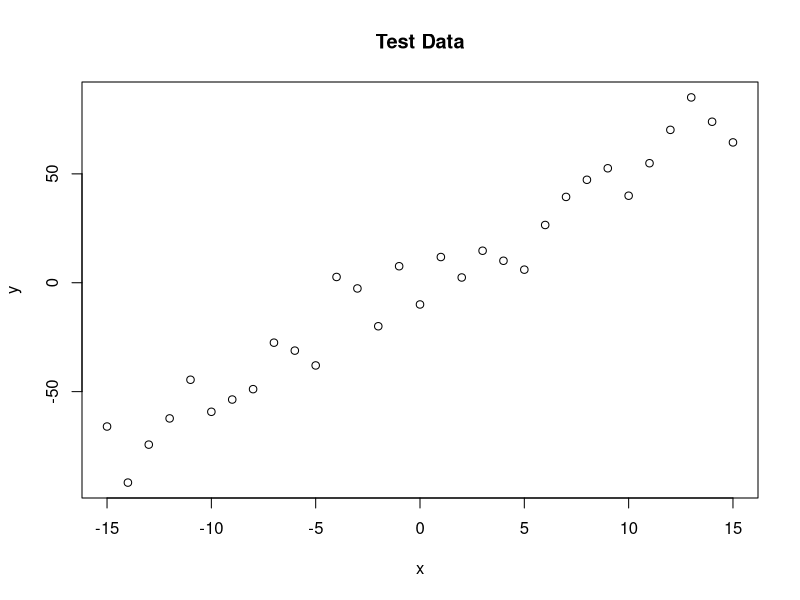
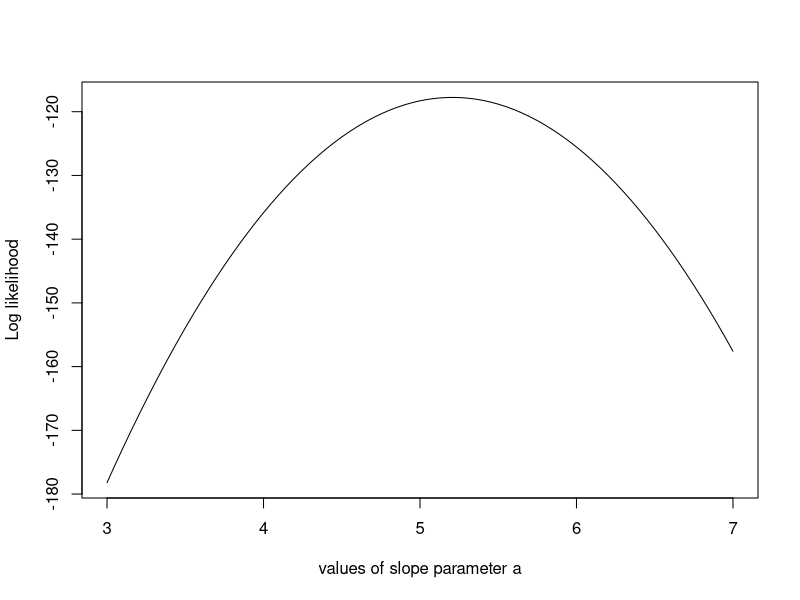
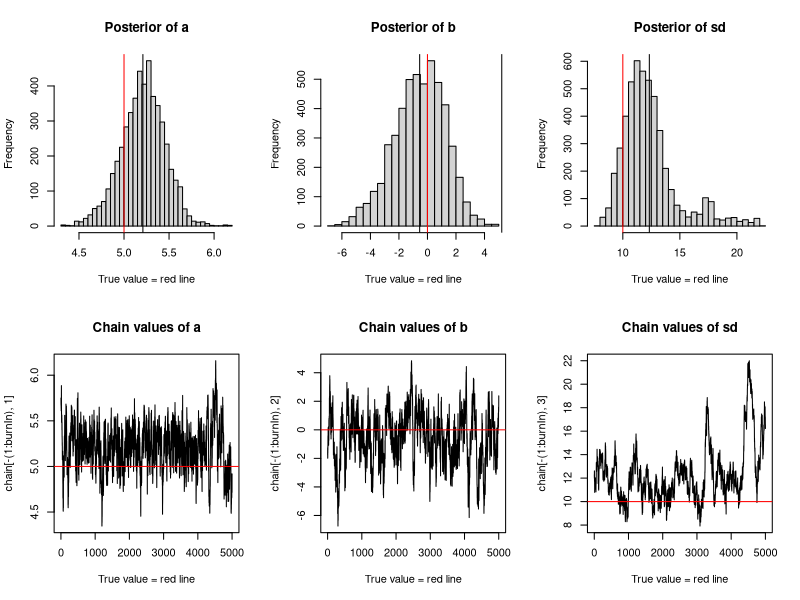

Reproduce these figures in R, in order.
#True A has a value 5
trueA <- 5
#True B has a value 0
trueB <- 0
#True Standard Deviation is 10
trueSd <- 10
#Sample size is 31
sampleSize <- 31

# create independent x-values 
x <- (-(sampleSize-1)/2):((sampleSize-1)/2)
# create dependent values according to ax + b + N(0,sd)
y <-  trueA * x + trueB + rnorm(n=sampleSize,mean=0,sd=trueSd)

#Plot x against y, and the plot title is "Test Data"
plot(x,y, main="Test Data")

#Define likelihood function, input is a vector called param
likelihood <- function(param){
  #param is a vector variable, and a has the value of its first element
  a = param[1]
  #let b have the value of the 2nd element of param 
  b = param[2]
  #let sd have the value of the 3rd element of param
  sd = param[3]
  #predicted value equals a * x + b.
  #pred is a vector, and the nth element in this vector equals 
  #a times the nth element of vector x plus b
  pred = a*x + b
  #calculates the probability density of y 
  #(the likelihood of a single value in y)
  #where y is normally distributed, mean is the estimated y
  #standard deviation is sd
  #returns the logarithm because the result can get too small 
  singlelikelihoods = dnorm(y, mean = pred, sd = sd, log = T)
  # calculates the probability that predicted values are the same as observations
  # Sum of log equals log of products
  sumll = sum(singlelikelihoods)
  return(sumll)   
}

# Example: plot the likelihood profile of the slope a
slopevalues <- function(x){return(likelihood(c(x, trueB, trueSd)))}
# Calculates the likelihood of a range of values of parameter a
slopelikelihoods <- lapply(seq(3, 7, by=.05), slopevalues )
# plot the Likelihood for a range of parameter values of the slope parameter a.
plot (seq(3, 7, by=.05), slopelikelihoods , type="l", xlab = "values of slope parameter a", ylab = "Log likelihood")

# Prior distribution
# Define Prior distribution function, input is a vector called param
prior <- function(param){
  # a is the first element of param
  a = param[1]
  # b is the 2nd element of param
  b = param[2]
  #sd is the 3rd element of param
  sd = param[3]
  # prior distribution of a is uniform(0, 10), returned as log
  aprior = dunif(a, min=0, max=10, log = T)
  # prior distribution of b is normal(mean = 0, sd = 5), returned as log
  bprior = dnorm(b, sd = 5, log = T)
  # prior distribution of sd is uniform(0, 30), returned as log
  sdprior = dunif(sd, min=0, max=30, log = T)
  # returns the sum of log of the three prior distributions (i.e. log of product)
  return(aprior+bprior+sdprior)
}

# Defines posterior function, input is the vector param with a, b and sd
posterior <- function(param){
  #returns the log of product of likelihood and prior (i.e. the sum of log)
  return (likelihood(param) + prior(param))
}

######## Metropolis algorithm ################

#Define a proposal function with a parameter vector containing a, b, sd
proposalfunction <- function(param){
  #generates random deviates from the old parameters. 
  # sd for a is 0.1, sd for b is 0.5, sd for sd is 0.3
  return(rnorm(3,mean = param, sd= c(0.1,0.5,0.3)))
}

#Define run_metropolisis_MCMC as a function. Inputs: startvalue and iterations
#startvalue is a vector containing the initial a, b and sd
#iterations is the number of iterations to run this algorithm
run_metropolis_MCMC <- function(startvalue, iterations){
  #define chain as a matrix where there are iterations + 1 rows and 3 columns
  chain = array(dim = c(iterations+1,3))
  #the first row of chain is the start value
  chain[1,] = startvalue
  #run the iterations. for the ith iteration, 
  for (i in 1:iterations){
    #choose a new parameter value based on the ith row in chain
    #using the proposal function
    proposal = proposalfunction(chain[i,])
    #calculates the acceptance probability. p1/p2 = exp[log(p1)-log(p2)]
    probab = exp(posterior(proposal) - posterior(chain[i,]))
    #If the acceptance probability is smaller than 1, 
    # then the new start value is the proposed value
    if (runif(1) < probab){
      chain[i+1,] = proposal
    }else{
      #otherwise, the new start value is the old value (parameters put into the proposal function)
      chain[i+1,] = chain[i,]
    }
  }
  # After finishing iterations, return the matrix
  return(chain)
}

#set start values as a = 4, b = 0, sd = 10
startvalue = c(4,0,10)
#run the Metropolis-Hastings algorithm
chain = run_metropolis_MCMC(startvalue, 10000)

#set burnIn as 5000
burnIn = 5000
#get which rows are duplicates (therefore, not accepted)
# use mean function to get the probability of jumping
# calculates acceptance rate using 1 - the probability of jumping
#discard 1 - 5000 rows of chain because first steps can be biased
acceptance = 1-mean(duplicated(chain[-(1:burnIn),]))

### Summary: #######################
#draw 6 plots in 2 rows and 3 columns
par(mfrow = c(2,3))
#draw the histogram of posterior of a, with 30 bins
#histogram title is Posterior of a. x label is True value = red line
hist(chain[-(1:burnIn),1],nclass=30, main="Posterior of a", xlab="True value = red line" )
#draw the line indicating the mean of a
abline(v = mean(chain[-(1:burnIn),1]))
#draw the line indicating the true a, in red
abline(v = trueA, col="red" )
#draw the histogram of posterior of b, with 30 bins
#histogram title is Posterior of b. x label is True value = red line
hist(chain[-(1:burnIn),2],nclass=30, main="Posterior of b", xlab="True value = red line")
#draw the line indicating the mean of b
abline(v = mean(chain[-(1:burnIn),2]))
abline(v = mean(chain[-(1:burnIn),1]))
#draw the line indicating the true b, in red
abline(v = trueB, col="red" )
#draw the histogram of posterior of sd, with 30 bins
#histogram title is Posterior of sd. x label is True value = red line
hist(chain[-(1:burnIn),3],nclass=30, main="Posterior of sd", xlab="True value = red line")
#draw the line indicating the mean of sd
abline(v = mean(chain[-(1:burnIn),3]) )
#draw the line indicating the true sd, in red
abline(v = trueSd, col="red" )
#plot the value of a generated in each iteration starting after the burn in time
plot(chain[-(1:burnIn),1], type = "l", xlab="True value = red line" , main = "Chain values of a")
#draw the horizontal line indicating the true value of a, in red
abline(h = trueA, col="red" )
#plot the value of b generated in each iteration starting after the burn in time
plot(chain[-(1:burnIn),2], type = "l", xlab="True value = red line" , main = "Chain values of b")
#draw the horizontal line indicating the true b, in red
abline(h = trueB, col="red" )
#plot the value of sd generated in each iteration starting after the burn in time
plot(chain[-(1:burnIn),3], type = "l", xlab="True value = red line" , main = "Chain values of sd")
#draw the horizontal line indicating the true sd, in red
abline(h = trueSd, col="red" )

# for comparison:
summary(lm(y~x))
